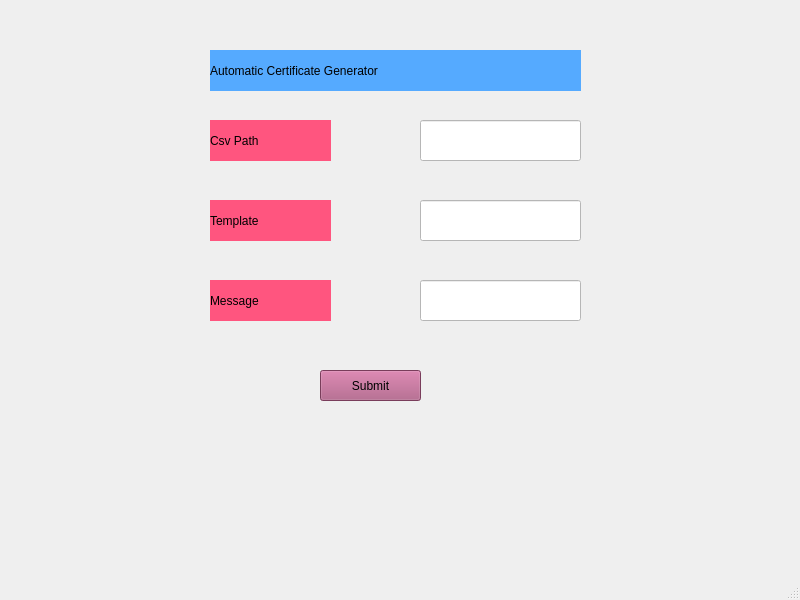
<?xml version="1.0" encoding="UTF-8"?>
<ui version="4.0">
 <class>MainWindow</class>
 <widget class="QMainWindow" name="MainWindow">
  <property name="geometry">
   <rect>
    <x>0</x>
    <y>0</y>
    <width>800</width>
    <height>600</height>
   </rect>
  </property>
  <property name="minimumSize">
   <size>
    <width>800</width>
    <height>600</height>
   </size>
  </property>
  <property name="windowTitle">
   <string>MainWindow</string>
  </property>
  <property name="styleSheet">
   <string notr="true">background:qlineargradient(spread:pad, x1:0, y1:0, x2:1, y2:0, stop:0 rgba(245, 224, 176, 255), stop:0.09 rgba(246, 189, 237, 255), stop:0.14 rgba(194, 207, 246, 255), stop:0.19 rgba(184, 160, 168, 255), stop:0.25 rgba(171, 186, 248, 255), stop:0.32 rgba(243, 248, 224, 255), stop:0.385 rgba(249, 162, 183, 255), stop:0.47 rgba(100, 115, 124, 255), stop:0.58 rgba(251, 205, 202, 255), stop:0.65 rgba(170, 128, 185, 255), stop:0.75 rgba(252, 222, 204, 255), stop:0.805 rgba(206, 122, 218, 255), stop:0.86 rgba(254, 223, 175, 255), stop:0.91 rgba(254, 236, 244, 255), stop:1 rgba(255, 191, 221, 255));</string>
  </property>
  <widget class="QWidget" name="centralwidget">
   <widget class="QLabel" name="label">
    <property name="geometry">
     <rect>
      <x>210</x>
      <y>50</y>
      <width>371</width>
      <height>41</height>
     </rect>
    </property>
    <property name="styleSheet">
     <string notr="true">background:rgb(85, 170, 255);
font: 22pt &quot;Old English Text MT&quot;;</string>
    </property>
    <property name="text">
     <string>Automatic Certificate Generator</string>
    </property>
   </widget>
   <widget class="QLabel" name="label_2">
    <property name="geometry">
     <rect>
      <x>210</x>
      <y>120</y>
      <width>121</width>
      <height>41</height>
     </rect>
    </property>
    <property name="styleSheet">
     <string notr="true">background:rgb(255, 85, 127);
font: 22pt &quot;Old English Text MT&quot;;</string>
    </property>
    <property name="text">
     <string>Csv Path</string>
    </property>
   </widget>
   <widget class="QLabel" name="label_3">
    <property name="geometry">
     <rect>
      <x>210</x>
      <y>200</y>
      <width>121</width>
      <height>41</height>
     </rect>
    </property>
    <property name="styleSheet">
     <string notr="true">background:rgb(255, 85, 127);
font: 22pt &quot;Old English Text MT&quot;;</string>
    </property>
    <property name="text">
     <string>Template</string>
    </property>
   </widget>
   <widget class="QLabel" name="label_4">
    <property name="geometry">
     <rect>
      <x>210</x>
      <y>280</y>
      <width>121</width>
      <height>41</height>
     </rect>
    </property>
    <property name="styleSheet">
     <string notr="true">background:rgb(255, 85, 127);
font: 22pt &quot;Old English Text MT&quot;;</string>
    </property>
    <property name="text">
     <string>Message</string>
    </property>
   </widget>
   <widget class="QLineEdit" name="lineEdit">
    <property name="geometry">
     <rect>
      <x>420</x>
      <y>120</y>
      <width>161</width>
      <height>41</height>
     </rect>
    </property>
    <property name="styleSheet">
     <string notr="true">background:rgb(255, 255, 255);</string>
    </property>
   </widget>
   <widget class="QLineEdit" name="lineEdit_2">
    <property name="geometry">
     <rect>
      <x>420</x>
      <y>200</y>
      <width>161</width>
      <height>41</height>
     </rect>
    </property>
    <property name="styleSheet">
     <string notr="true">background:rgb(255, 255, 255);</string>
    </property>
   </widget>
   <widget class="QLineEdit" name="lineEdit_3">
    <property name="geometry">
     <rect>
      <x>420</x>
      <y>280</y>
      <width>161</width>
      <height>41</height>
     </rect>
    </property>
    <property name="styleSheet">
     <string notr="true">background:rgb(255, 255, 255);</string>
    </property>
   </widget>
   <widget class="QPushButton" name="pushButton">
    <property name="geometry">
     <rect>
      <x>320</x>
      <y>370</y>
      <width>101</width>
      <height>31</height>
     </rect>
    </property>
    <property name="styleSheet">
     <string notr="true">background:rgb(170, 85, 127);
font: 20pt &quot;Old English Text MT&quot;;</string>
    </property>
    <property name="text">
     <string>Submit</string>
    </property>
   </widget>
   <zorder>label_2</zorder>
   <zorder>label_3</zorder>
   <zorder>label_4</zorder>
   <zorder>lineEdit</zorder>
   <zorder>lineEdit_2</zorder>
   <zorder>lineEdit_3</zorder>
   <zorder>pushButton</zorder>
   <zorder>label</zorder>
  </widget>
  <widget class="QMenuBar" name="menubar">
   <property name="geometry">
    <rect>
     <x>0</x>
     <y>0</y>
     <width>800</width>
     <height>21</height>
    </rect>
   </property>
  </widget>
  <widget class="QStatusBar" name="statusbar"/>
 </widget>
 <resources/>
 <connections/>
</ui>
